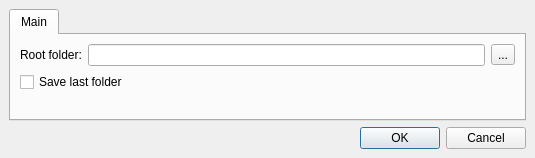
<?xml version="1.0" encoding="UTF-8"?>
<ui version="4.0">
 <class>SettingsWindow</class>
 <widget class="QMainWindow" name="SettingsWindow">
  <property name="geometry">
   <rect>
    <x>0</x>
    <y>0</y>
    <width>535</width>
    <height>158</height>
   </rect>
  </property>
  <property name="windowTitle">
   <string>MainWindow</string>
  </property>
  <widget class="QWidget" name="centralwidget">
   <layout class="QVBoxLayout" name="verticalLayout_2">
    <item>
     <layout class="QVBoxLayout" name="verticalLayout">
      <item>
       <widget class="QTabWidget" name="tabWidget">
        <property name="currentIndex">
         <number>0</number>
        </property>
        <widget class="QWidget" name="tab">
         <attribute name="title">
          <string>Main</string>
         </attribute>
         <layout class="QVBoxLayout" name="verticalLayout_3">
          <item>
           <layout class="QGridLayout" name="gridLayout">
            <item row="0" column="0">
             <widget class="QLabel" name="rootfolderlabel">
              <property name="text">
               <string>Root folder:</string>
              </property>
             </widget>
            </item>
            <item row="0" column="1">
             <widget class="QLineEdit" name="rootfolderEdit"/>
            </item>
            <item row="0" column="2">
             <widget class="QToolButton" name="toolButton">
              <property name="text">
               <string>...</string>
              </property>
             </widget>
            </item>
            <item row="1" column="0" colspan="3">
             <widget class="QCheckBox" name="savefolderBox">
              <property name="text">
               <string>Save last folder</string>
              </property>
             </widget>
            </item>
           </layout>
          </item>
          <item>
           <spacer name="verticalSpacer">
            <property name="orientation">
             <enum>Qt::Vertical</enum>
            </property>
            <property name="sizeHint" stdset="0">
             <size>
              <width>20</width>
              <height>40</height>
             </size>
            </property>
           </spacer>
          </item>
         </layout>
        </widget>
       </widget>
      </item>
      <item>
       <widget class="QDialogButtonBox" name="buttonBox">
        <property name="standardButtons">
         <set>QDialogButtonBox::Cancel|QDialogButtonBox::Ok</set>
        </property>
       </widget>
      </item>
     </layout>
    </item>
   </layout>
  </widget>
 </widget>
 <resources/>
 <connections/>
</ui>
